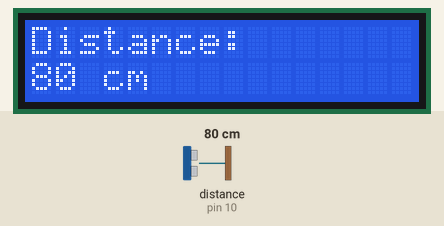
This program was run on a simulated Arduino Uno, built with avr-gcc and run on an emulated ATmega328P. Shown: 16×2 character LCD. Wiring (inferred from the names in the program): ultrasonic range finder: trigger pin 9; echo pin 10. Inputs (shaded band) come from the test bench; at power-on: distance to the obstacle (sensor on pin 10) 80 cm. The echo pulse lasts 58.3 µs per cm; what the program prints to the serial monitor is not drawn.

Above: at 2.2 s.
2.3 s: distance to the obstacle (sensor on pin 10) set to 2 cm
At 2.7 s:
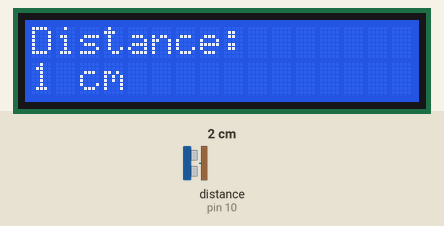
3.8 s: distance to the obstacle (sensor on pin 10) set to 4 cm
At 4.8 s:
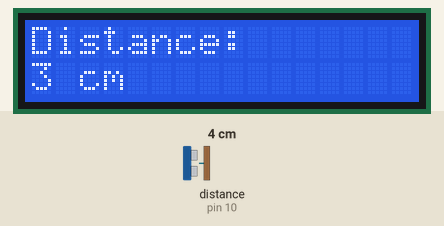
5.3 s: distance to the obstacle (sensor on pin 10) set to 9 cm
At 5.7 s:
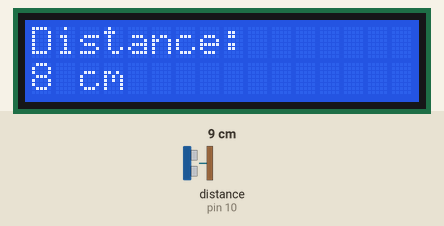
Timing chart, 0 to 8.3 s (numbered marks = the images above; inputs shaded):
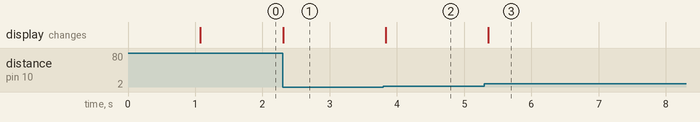

Measured:
- after the input at 2.3 s, the display: changes at once (image 1)
- after the input at 3.8 s, the display: changes at once (image 2)
- after the input at 5.3 s, the display: changes after 0.06 s (image 3)

The program:

main.cpp
```cpp
#include <Arduino.h>
#include <LiquidCrystal.h>
LiquidCrystal lcd(12, 11, 5, 4, 3, 2);

// distance sensor
const int TRIG = 9; // trigger pulse input
const int ECHO = 10; // echo pulse output
int duration;
int distance;

// LCD display

void setup() {
  pinMode(TRIG, OUTPUT); // input to sensor is output from us
  pinMode(ECHO, INPUT); // output from sensor is input to us

  digitalWrite(TRIG, LOW);

  Serial.begin(115200);

  // initialize LCD
  lcd.begin(16,2);
  lcd.clear();

  lcd.setCursor(0, 0);
  lcd.print("Distance Sensor");
  delay(1000);
}

void loop() {
  // send ultrasonic pulse
  digitalWrite(TRIG, LOW);
  delayMicroseconds(2);
  digitalWrite(TRIG, HIGH);
  delayMicroseconds(10);
  digitalWrite(TRIG, LOW);

  // measure echo time
  duration = pulseIn(ECHO, HIGH);

  // convert time to cm
  distance = duration / 58;

  lcd.clear();

  if (duration >= 38000 || distance > 400) {
    lcd.setCursor(0, 0);
    lcd.print("Out of range");

    Serial.println("Out of range");

  } else {
    lcd.setCursor(0, 0);
    lcd.print("Distance:");

    lcd.setCursor(0, 1);
    lcd.print(distance);
    lcd.print(" cm");

    Serial.print(distance);
    Serial.println(" cm");
  }

  delay(300);
}
```
